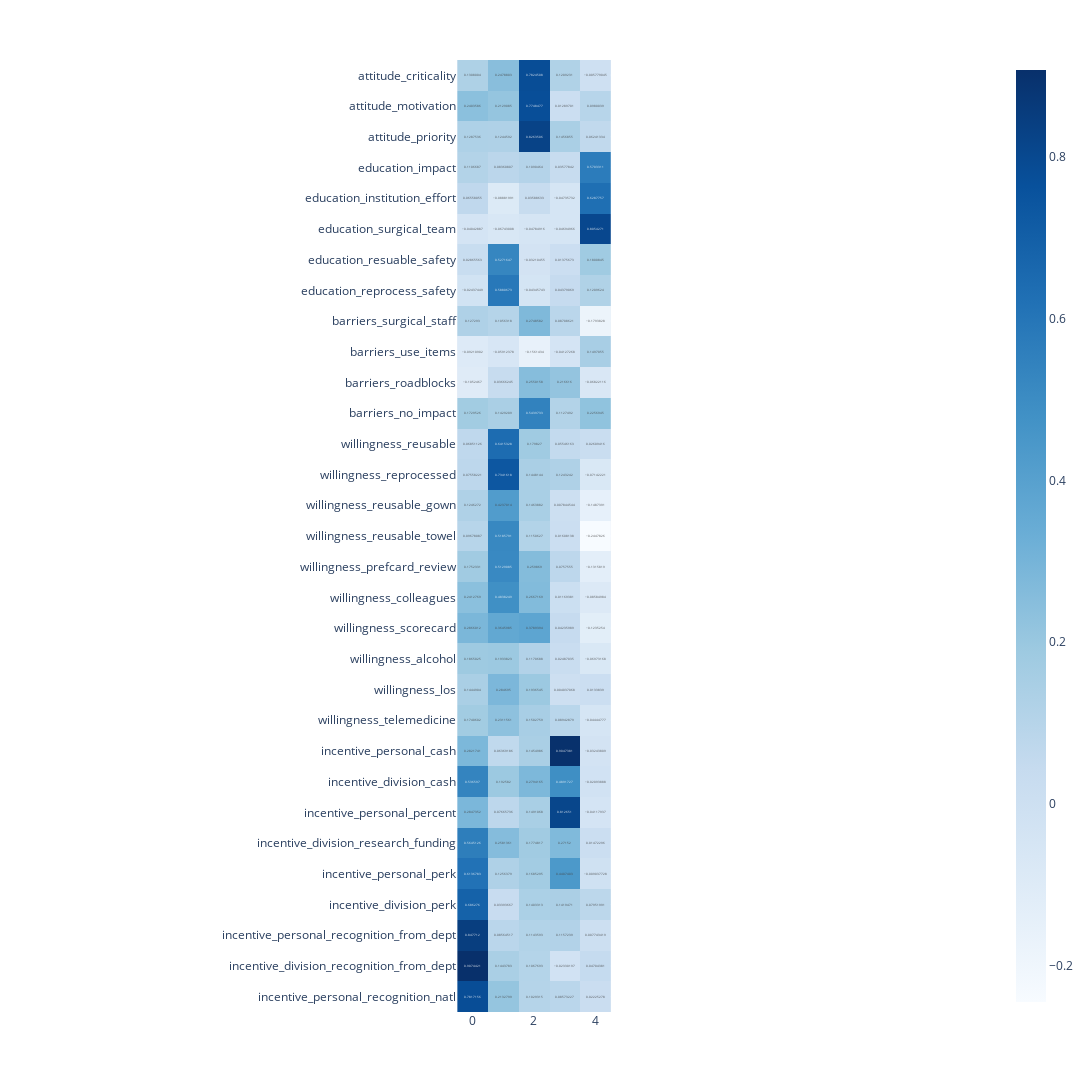

Notebook source saved alongside this figure:
### Code cell
## Use plotly to create a heatmap with each question as a row and each factor as a column

fig = px.imshow(
    df_loadings[(col for col in df_loadings.columns if col != 'display_name')],
    width=1200,
    height=1200,
    text_auto=True,
    color_continuous_scale=px.colors.sequential.Blues)


## Use fig.update_yaxes to add question text to each tick label. display on left

fig.update_yaxes(
    ticktext=df_loadings['display_name'],
    tickvals=df_loadings.index,
    side='left'
)

## Make each heatmap box more square

fig.update_layout(
    autosize=True,
    width=1200,
    height=1200,
)

fig.show()

### Figure 1 — Plotly figure (JSON) as saved in the notebook; plotly's stock layout.template omitted (floating-point values rounded to 4 significant figures; data arrays with more than 128 entries replaced by an {"elided": "..."} marker saying what was removed)
{"data": [{"coloraxis": "coloraxis", "hovertemplate": "x: %{x}<br>y: %{y}<br>color: %{z}<extra></extra>", "name": "0", "texttemplate": "%{z}", "type": "heatmap", "x": [0, 1, 2, 3, 4], "xaxis": "x", "y": [0, 1, 2, 3, 4, 5, 6, 7, 8, 9, 10, 11, 12, 13, 14, 15, 16, 17, 18, 19, 20, 21, 22, 23, 24, 25, 26, 27, 28, 29, 30], "yaxis": "y", "z": {"elided": "31x5 float values"}}], "layout": {"autosize": true, "coloraxis": {"colorscale": [[0, "rgb(247,251,255)"], [0.125, "rgb(222,235,247)"], [0.25, "rgb(198,219,239)"], [0.375, "rgb(158,202,225)"], [0.5, "rgb(107,174,214)"], [0.625, "rgb(66,146,198)"], [0.75, "rgb(33,113,181)"], [0.875, "rgb(8,81,156)"], [1, "rgb(8,48,107)"]]}, "height": 1200, "margin": {"t": 60}, "width": 1200, "xaxis": {"anchor": "y", "constrain": "domain", "domain": [0, 1], "scaleanchor": "y"}, "yaxis": {"anchor": "x", "autorange": "reversed", "constrain": "domain", "domain": [0, 1], "side": "left", "ticktext": ["attitude_criticality", "attitude_motivation", "attitude_priority", "education_impact", "education_institution_effort", "education_surgical_team", "education_resuable_safety", "education_reprocess_safety", "barriers_surgical_staff", "barriers_use_items", "barriers_roadblocks", "barriers_no_impact", "willingness_reusable", "willingness_reprocessed", "willingness_reusable_gown", "willingness_reusable_towel", "willingness_prefcard_review", "willingness_colleagues", "willingness_scorecard", "willingness_alcohol", "willingness_los", "willingness_telemedicine", "incentive_personal_cash", "incentive_division_cash", "incentive_personal_percent", "incentive_division_research_funding", "incentive_personal_perk", "incentive_division_perk", "incentive_personal_recognition_from_dept", "incentive_division_recognition_from_dept", "incentive_personal_recognition_natl"], "tickvals": [0, 1, 2, 3, 4, 5, 6, 7, 8, 9, 10, 11, 12, 13, 14, 15, 16, 17, 18, 19, 20, 21, 22, 23, 24, 25, 26, 27, 28, 29, 30]}}}
